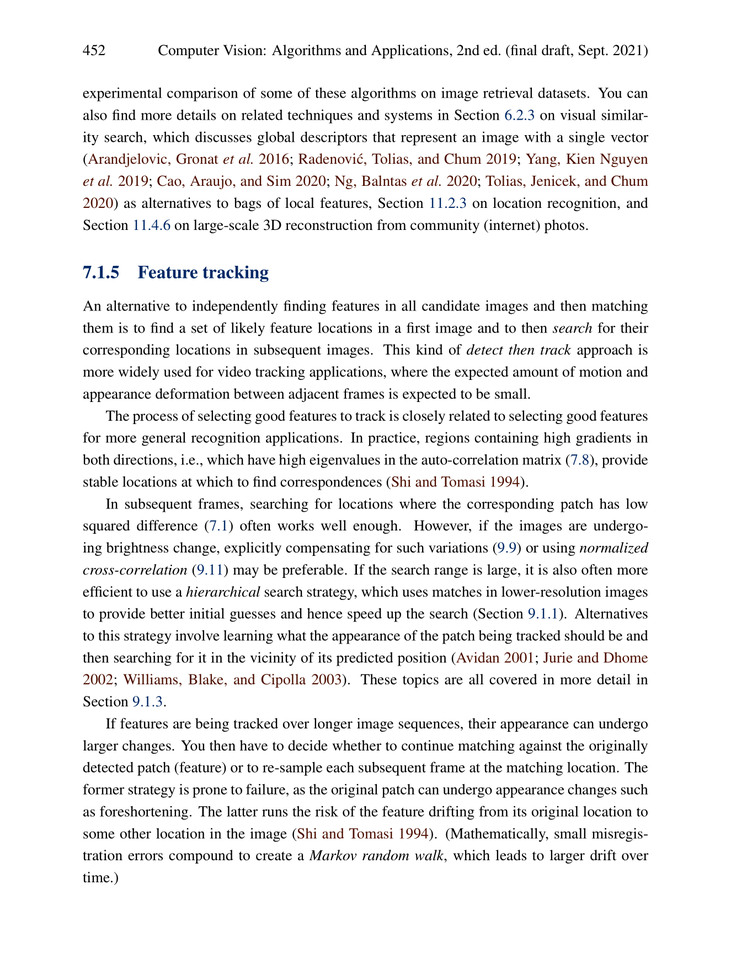
#> input picture assignment_4/reference_img.png, 731 x 965 px, shrunk from 1325 x 1750 before the run
$ python main.py
#> lines starting #> are read from the running program, lines starting #| are printed output that depends on the picture; after the words box and inside, x2 and y2 are one past the last pixel; in counts of white or black regions, pixels touching at a corner belong together
#> further down, reference is the input picture: shape (965, 731, 3); mean B, G, R 237.9, 237.9, 238.2
import os
import cv2
import numpy as np
import matplotlib.pyplot as plt


def save(path, img):
    return cv2.imwrite(path, img)

def harris_corner_detection(reference_image):
    # https://opencv24-python-tutorials.readthedocs.io/en/latest/py_tutorials/py_feature2d/py_features_harris/py_features_harris.html

    gray = cv2.cvtColor(reference_image, cv2.COLOR_BGR2GRAY)
    gray = np.float32(gray)

    dst = cv2.cornerHarris(gray, 2, 3, 0.04)
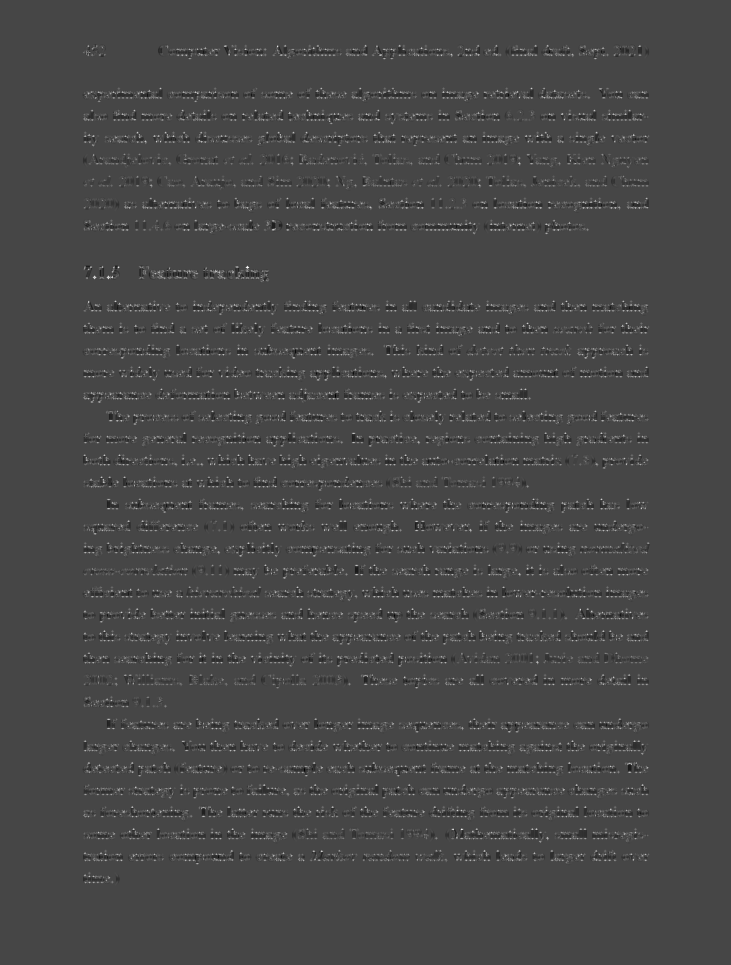
#> dst: shape (965, 731) float32; min -119718608, max 313500000, mean 2750572.2; drawn with min black and max white
    dst = cv2.dilate(dst, None)
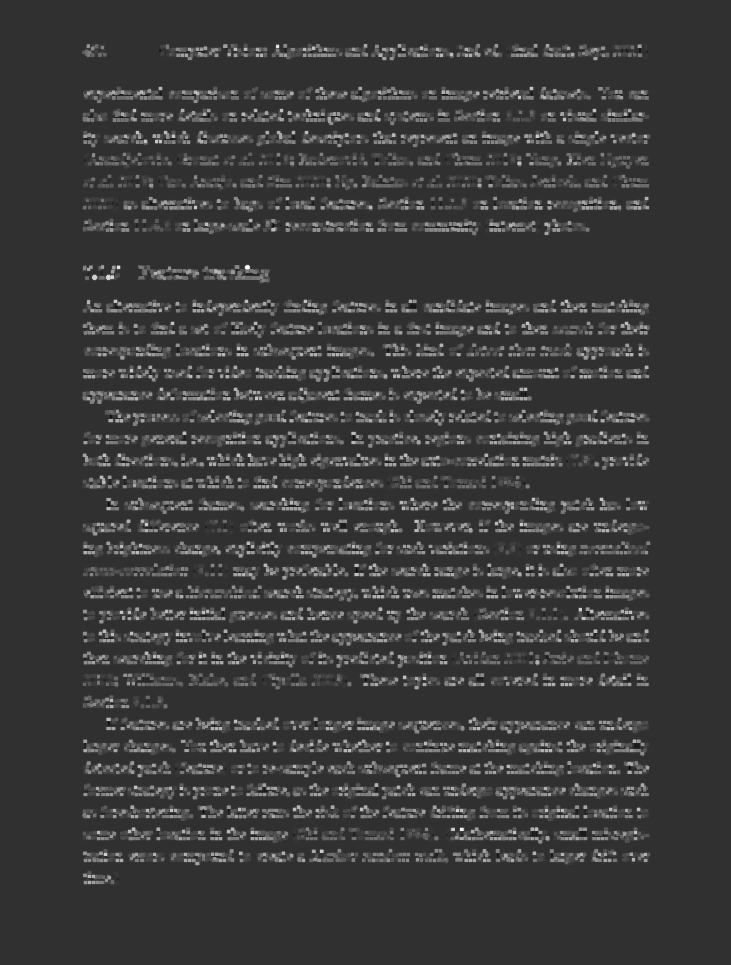
#> dst: shape (965, 731) float32; min -74272368, max 313500000, mean 16985884; drawn with min black and max white
    img = reference_image.copy()

    msk = dst > 0.01 * dst.max()
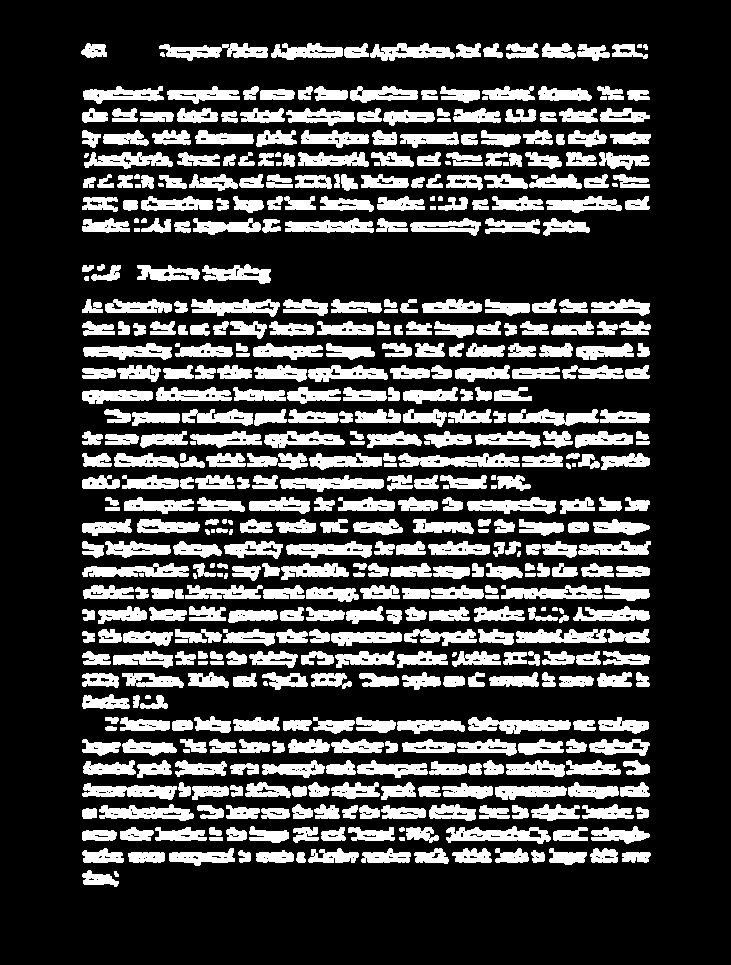
#> msk: shape (965, 731) bool; 25.1% white; 531 white regions (6 under 20 px), largest, box (x1, y1, x2, y2) and area: (398, 453, 520, 467) 1179, (446, 826, 551, 844) 1101, (468, 717, 571, 734) 1073

    img[msk] = [0, 0, 255]
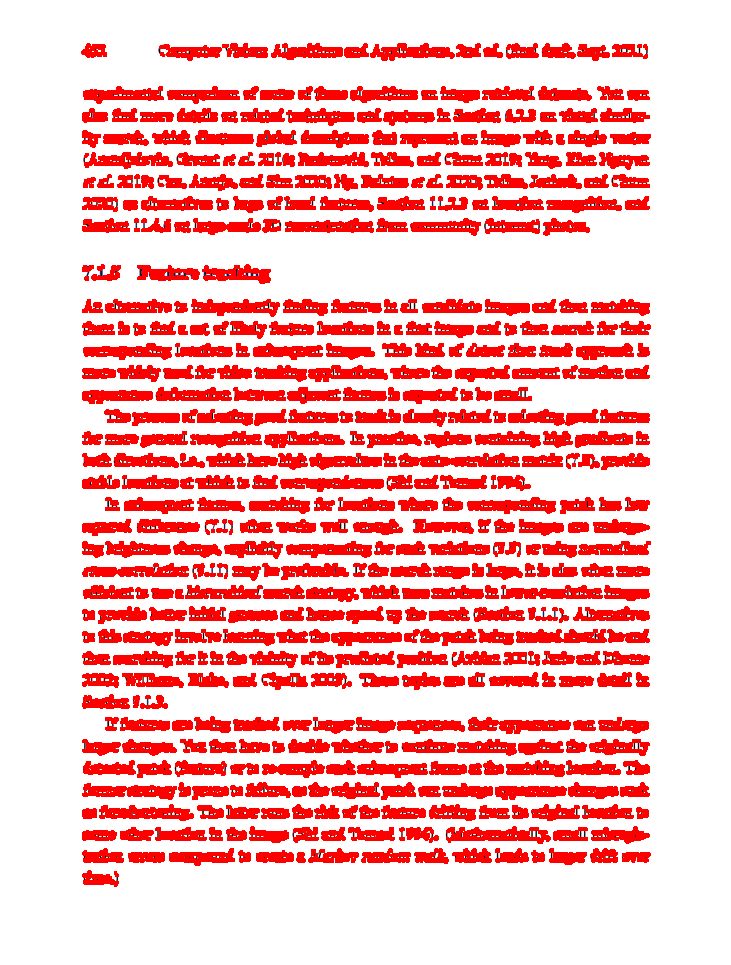
#> img: shape (965, 731, 3); mean B, G, R 189.2, 189.2, 253.3

    return {'harris': img}


def align_image(image_to_align, reference_image, max_features, good_match_percent):
    # https://github.com/spmallick/learnopencv/blob/master/ImageAlignment-FeatureBased/align.py

    align_img = cv2.cvtColor(image_to_align, cv2.COLOR_BGR2GRAY)
    reference = cv2.cvtColor(reference_image, cv2.COLOR_BGR2GRAY)

    MIN_MATCH_COUNT = 10

    sift = cv2.SIFT_create()

    kp1, des1 = sift.detectAndCompute(align_img, None)
    kp2, des2 = sift.detectAndCompute(reference, None)

    FLANN_INDEX_KDTREE = 1
    index_params = dict(
        n_features=max_features,
        algorithm=FLANN_INDEX_KDTREE,
        trees=5
    )

    search_params = dict(checks=50)

    flann = cv2.FlannBasedMatcher(index_params, search_params)
    matches = flann.knnMatch(des1, des2, k=2)


    good = []
    for m, n in matches:
        if m.distance < good_match_percent*n.distance:
            good.append(m)


    if len(good)>MIN_MATCH_COUNT:
        src_pts = np.float32([ kp1[m.queryIdx].pt for m in good ]).reshape(-1,1,2)
        dst_pts = np.float32([ kp2[m.trainIdx].pt for m in good ]).reshape(-1,1,2)

        M, mask = cv2.findHomography(src_pts, dst_pts, cv2.RANSAC,5.0)
        matchesMask = mask.ravel().tolist()

        h,w = align_img.shape
        pts = np.float32([ [0,0],[0,h-1],[w-1,h-1],[w-1,0] ]).reshape(-1,1,2)
        dst = cv2.perspectiveTransform(pts,M)

        img2 = cv2.polylines(reference,[np.int32(dst)],True,255,3, cv2.LINE_AA)

    else:
        print( "Not enough matches are found - {}/{}".format(len(good), MIN_MATCH_COUNT) )
        matchesMask = None


    draw_params = dict(matchColor = (0,255,0), # draw matches in green color
                   singlePointColor = None,
                   matchesMask = matchesMask, # draw only inliers
                   flags = 2)

    img3 = cv2.drawMatches(align_img,kp1,img2,kp2,good,None,**draw_params)

    dim = (len(good), 2)

    p1 = np.zeros(dim, dtype=np.float32)
    p2 = np.zeros(dim, dtype=np.float32)

    for i, match in enumerate(good):
        p1[i, :] = kp1[match.queryIdx].pt
        p2[i, :] = kp2[match.trainIdx].pt

    h, mask = cv2.findHomography(p1, p2, cv2.RANSAC)
    height, width, c = reference_image.shape

    img1Reg = cv2.warpPerspective(image_to_align, h, (width, height))
    return {'aligned': img1Reg, 'matches': img3}


if __name__ == '__main__':
    align_img = cv2.imread('align_this.jpg')
    reference = cv2.imread('reference_img.png')

    matches = harris_corner_detection(reference)
#> matches = 1 item
    aligned = align_image(
        align_img, reference, 10, 0.7
    )
#> (the run stopped early here; a loop or call above may not have finished)
